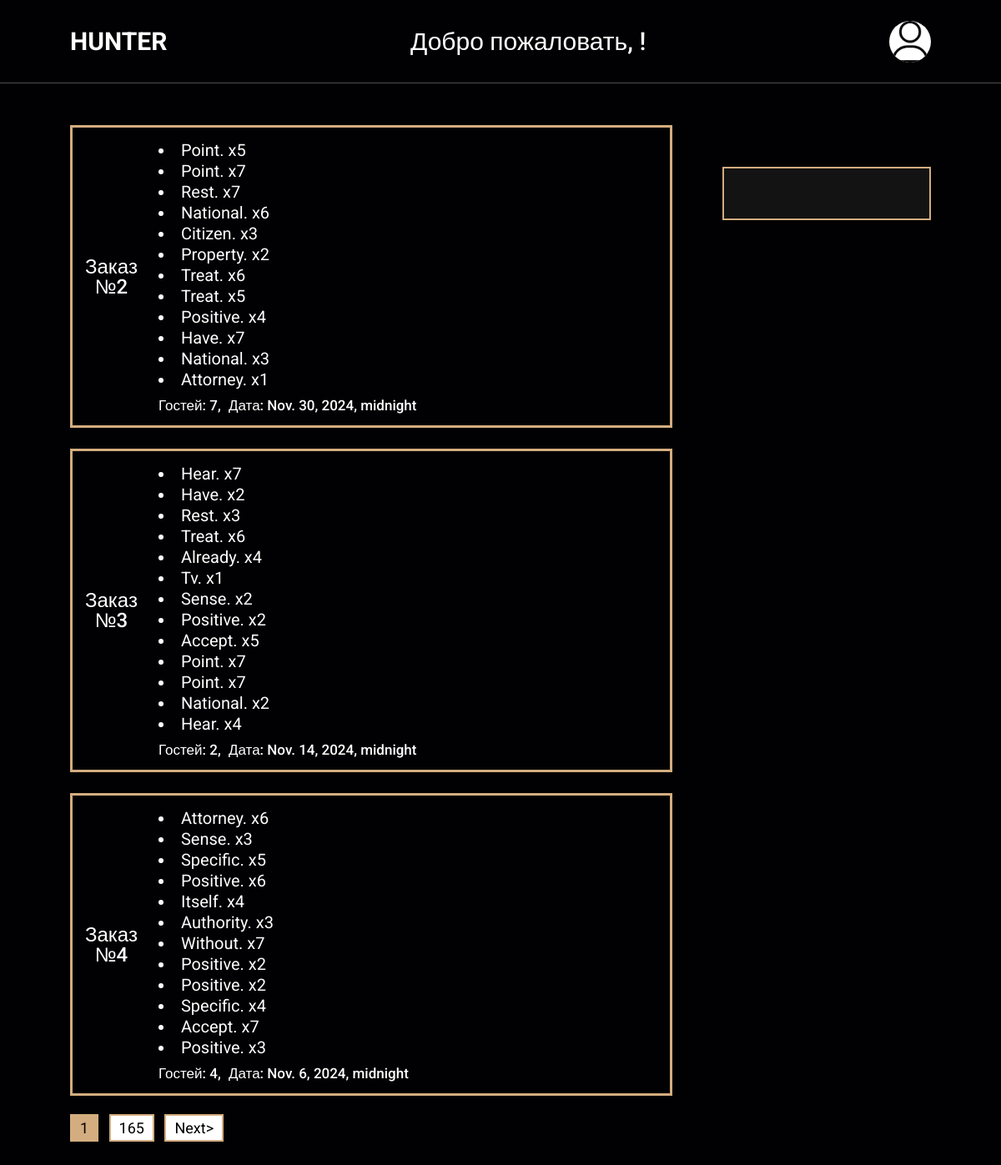
The page /main/Hunter/admin/orders on the database its author committed.
### app/models.py (models this page shows, shortened)
class Restaurant(models.Model):
    name = models.CharField(blank=False, max_length=32, default="")
    content = models.TextField(blank=False, max_length=200, default="")
    address = models.CharField(blank=False, max_length=50)
    phone_regex = RegexValidator(regex=r'^\+?[7,8]?[\s,-]?\(?\d{3}\)?[\s,-]?\d{3}[\s,-]?\d{2}[\s,-]?\d{2}$', message="Invalid format")
    phone = models.CharField(validators=[phone_regex], max_length=12, null=True)
    img = models.ImageField(null=True, blank=True, default="background.jpg", upload_to="restaurant_image/%Y/%M/%D")
    objects = RestaurantManager()

class Order(models.Model):
    profile = models.ForeignKey('Profile', on_delete=models.PROTECT, blank=True, null=True, default="")
    table = models.IntegerField(blank=False, null=True, default=1)
    guests = models.IntegerField(blank=False, null=True, default=1)
    date = models.DateTimeField(blank=False, null=True)
    restaurant = models.ForeignKey('Restaurant', blank=True, on_delete=models.PROTECT)
    objects = OrderManager()

class OrderDish(models.Model):
    dish = models.ForeignKey(Dish, blank=True, on_delete=models.CASCADE)
    order = models.ForeignKey(Order, on_delete=models.CASCADE, related_name='dishes', null=True)
    quantity = models.IntegerField(default=1)
    def __str__(self):
        return f'{self.dish.name} x{self.quantity}'

class Dish(models.Model):
    name = models.CharField(blank=False, max_length=32)
    content = models.TextField(blank=False, max_length=32)
    section = models.ForeignKey(
        Section,
        on_delete=models.CASCADE,
        related_name='dishes',
        default=""
    )
    price = models.IntegerField()
    weight = models.IntegerField()
    img = models.ImageField(null=True, blank=True, default="dish.webp", upload_to="dish_image/%Y/%M/%D")
    objects = DishManager()

### app/views.py (the view)
# urls.py: path("main/<str:restaurant_name>/admin/orders", views.restaurantAdminOrders, name="restaurantAdminOrders"),
def restaurantAdminOrders(request, restaurant_name):
    restaurant = models.Restaurant.objects.get_by_name(restaurant_name)[0]
    orders = paginate(request, models.Order.objects.get_all_by_restaurant(restaurant_name))['items']
    page_obj = paginate(request, models.Order.objects.get_all_by_restaurant(restaurant_name))['obj']
    num_pages = paginate(request, models.Order.objects.get_all_by_restaurant(restaurant_name))['num']
    return render(request, "restaurant__admin-orders.html", context={"orders": orders, "page_obj": page_obj, "num_pages": num_pages, "restaurant": restaurant})

### app/models.py (called while the page is built)
    def get_by_name(self, _name):
        return self.filter(name = _name)

    def get_all_by_restaurant(self, restaurant):
        return self.filter(restaurant__name=restaurant)

### app/views.py (called while the page is built)
def paginate(request, objects, per_page=3):
    paginator = Paginator(objects, per_page)
    page_number = request.GET.get('page', 1)
    page_obj = paginator.get_page(page_number)
    page_items = paginator.page(page_number)
    num_pages = paginator.num_pages
    return {'items': page_items, 'obj': page_obj, 'num': num_pages}

### cart/context_proccesors.py (called while the page is built)
def cart(request):
    return {'cart': Cart(request).cart}

### templates/restaurant__admin-orders.html
{% extends 'layouts/restaurant__admin-base.html' %}
{% block content %}
<div class="fragment">
  <div class="orders">
    <div class="orders__body">
      {% for order in orders %}
      {% include 'components/order-admin-item.html' %}
      {% endfor %}
      {% if num_pages > 1 %}
      {% include 'components/paginator.html' %}
      {% endif %}
    </div>
  </div>
</div>
{% endblock %}

### templates/layouts/restaurant__admin-base.html (shortened to what this page needs)
{% load static %}
<!DOCTYPE html>
<html lang="ru">
<head>
  <link rel="stylesheet" href="https://cdnjs.cloudflare.com/ajax/libs/font-awesome/6.6.0/css/all.min.css">
  <link rel="stylesheet" href="{% static 'css/reset.css' %}"/>
  <link rel="stylesheet" href="{% static 'css/restaurant.css' %}"/>
</head>
<body>
  <header class="header">
    <a href="{% url 'restaurantIndex' restaurant_name=restaurant.name %}" class="logo">
      {{ restaurant.name }}
    </a>
    <h2 class="nav__title">Добро пожаловать, {{ user.username }}!</h2>
    <div class="icons">
      {% if user.is_authenticated and not request.user.is_superuser %}
      <img class="profile__icon" src="{{ request.user.profile.avatar.url }}" class="fas fa-user profile" id="prof-btn" onclick="toggleMenu()"></img>
      {% else %}
      <img class="profile__icon" src="{% static '/img/avatar.png' %}" class="fas fa-user profile" id="prof-btn" onclick="toggleMenu()"></img>
      {% endif %}
    </div>
  </header>
  <section class="main">
    {% block content %}
    {% endblock %}
    <div class="main__right">
      {% with request.resolver_match.url_name as url_name %}
      <nav class="main__right__nav">
      </nav>
      {% endwith %}
    </div>
  </section>
</body>
</html>

### templates/components/order-admin-item.html
<a href="{% url 'restaurantAdminOrderItem' restaurant_name=restaurant.name order_id=order.id %}" class="order-href">
  <div class="order">
    <div class="order__left">
      <div class="order__num">Заказ<span>№{{ order.id }}</span></div>
    </div>
    <div class="order__right">
      <div class="order__right__body">
        <ui class="order__right__list">
          {% for dish in order.dishes.all %}
          <li>{{ dish }}</li>
          {% endfor %}
        </ui>
      </div>
      <div class="order__right__bottom">
        <span class="order__right__info">Гостей: {{ order.guests }}, </span>
        <span class="order__right__info">Дата: {{ order.date }}</span>
      </div>
    </div>
  </div>
</a>

### static/css/restaurant.css (style rules this page uses)
:root { --main-color: #d3ad7f; --black: #131313; --bg: #010103; --border: .1rem solid rgba(255,255,255,.3); }
* { box-sizing: border-box; outline: none; border: none; text-decoration: none; transition: .2s linear; }
html { margin: 0; padding: 0; font-family: "Roboto", sans-serif; font-weight: 400; font-size: 62.5%; overflow-x: hidden; scroll-padding-top: 9rem; scroll-behavior: smooth; }
body { background: var(--bg); }
section { padding: 0 7%; padding-top: 100px; }
a { color: #fff; }
a, a:active, a:focus { outline: none; }
.header { height: 100px; background: var(--bg); display: flex; align-items: center; justify-content: space-between; padding: 1.5rem 7%; border-bottom: var(--border); position: fixed; top: 0; left: 0; right: 0; z-index: 1000; }
.header .logo { display: flex; align-items: center; text-transform: uppercase; height: 6rem; font-size: 30px; font-weight: 700; }
.header .icons { display: flex; align-items: center; }
.profile__icon { width: 50px; height: 50px; border-radius: 50%; cursor: pointer; background: #fff; }
.nav__title { color: #fff; font-size: 30px; font-weight: 500; }
.main, .cart { display: flex; justify-content: space-between; }
.fragment { width: 70%; margin-top: 50px; padding-bottom: 50px; }
.main__right { width: 30%; margin-top: 25px; display:flex; flex-direction: column; align-items: flex-end; }
.main__right__nav { position: fixed; padding: 30px; border: 2px solid var(--main-color); margin-top: 75px; display: flex; flex-direction: column; align-items: center; background-color: #131313; width: 250px; }
.orders__body { display: flex; flex-direction: column; }
.order { display: flex; border: 3px solid var(--main-color); padding: 15px; }
.order-href + .order-href { margin-top: 25px; }
.order__left { margin-right: 25px; display: flex; flex-direction: column; justify-content: center; text-align: center; }
.order__num span { display: block; }
.order__num { font-weight: 500; color: #fff; font-size: 24px; }
.order__right { display: flex; flex-direction: column; justify-content: space-between; }
.order__right__list { font-size: 20px; margin-top: 10px; line-height: 25px; color: #fff; }
.order__right__body { margin-bottom: 10px; }
.order__right__info, .review__right__info { font-size: 17px; font-weight: 500; color: #fff; }
.order__right__info + .order__right__info, .review__right__info + .review__right__info { margin-left: 5px; }

### rows shown on the page
Restaurant: name "HUNTER"
Order: id "2", guests "7", date "Nov. 30, 2024, midnight"
OrderDish: dish+quantity "Point. x5"
OrderDish: dish+quantity "Point. x7"
OrderDish: dish+quantity "Rest. x7"
OrderDish: dish+quantity "National. x6"
OrderDish: dish+quantity "Citizen. x3"
OrderDish: dish+quantity "Property. x2"
OrderDish: dish+quantity "Treat. x6"
OrderDish: dish+quantity "Treat. x5"
OrderDish: dish+quantity "Positive. x4"
OrderDish: dish+quantity "Have. x7"
Order: id "3", guests "2", date "Nov. 14, 2024, midnight"
OrderDish: dish+quantity "Hear. x7"
OrderDish: dish+quantity "Have. x2"
OrderDish: dish+quantity "Rest. x3"
OrderDish: dish+quantity "Treat. x6"
OrderDish: dish+quantity "Already. x4"
OrderDish: dish+quantity "Tv. x1"
OrderDish: dish+quantity "Sense. x2"
OrderDish: dish+quantity "Positive. x2"
Order: id "4", guests "4", date "Nov. 6, 2024, midnight"
OrderDish: dish+quantity "Attorney. x6"
OrderDish: dish+quantity "Sense. x3"
OrderDish: dish+quantity "Specific. x5"
OrderDish: dish+quantity "Positive. x6"
OrderDish: dish+quantity "Itself. x4"
OrderDish: dish+quantity "Authority. x3"
OrderDish: dish+quantity "Without. x7"
OrderDish: dish+quantity "Positive. x2"
OrderDish: dish+quantity "Positive. x2"

### other values the page prints
{{ page_obj.number }} "1"
{{ page_obj.paginator.num_pages }} "165"
